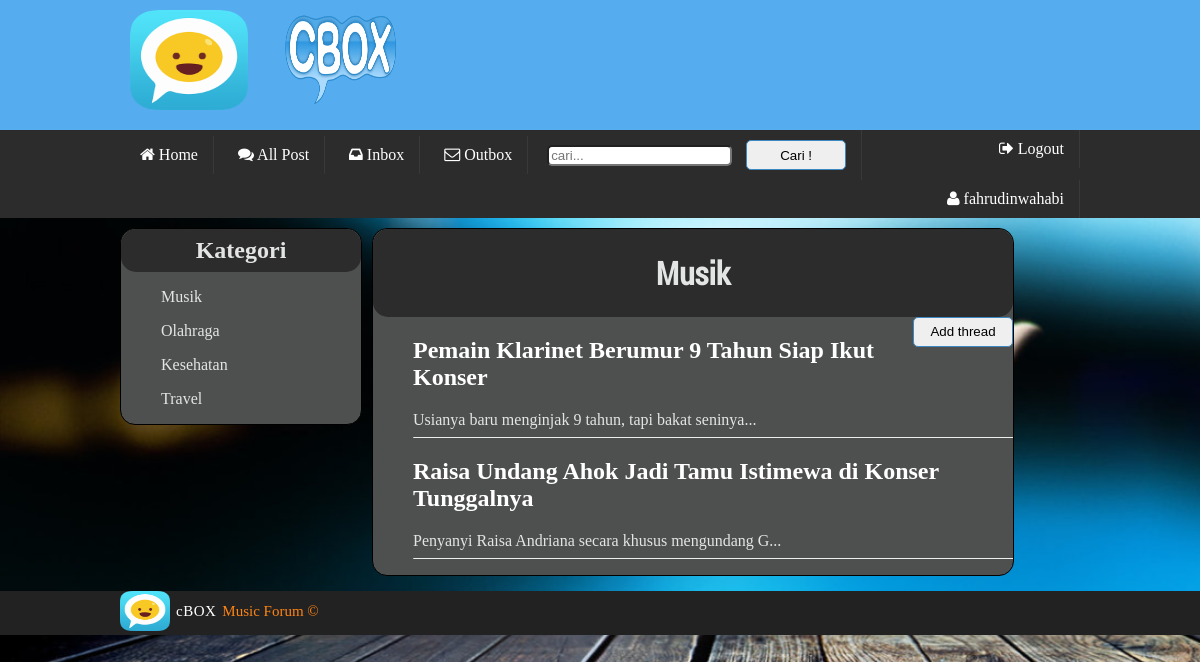
/konten.php?id=1 (signed in), run on the app's committed database.
### tables this page shows
CREATE TABLE IF NOT EXISTS `member` (
`id_member` int(11) NOT NULL,
  `password` varchar(100) NOT NULL,
  `nama` varchar(100) NOT NULL,
  `alamat` varchar(100) NOT NULL,
  `email` varchar(100) NOT NULL,
  `bio` text NOT NULL,
  `cp` varchar(100) NOT NULL,
  `foto` varchar(100) NOT NULL,
  `status` varchar(100) NOT NULL DEFAULT 'ENABLE'
);

CREATE TABLE IF NOT EXISTS `kategori` (
`id_kategori` int(11) NOT NULL,
  `nama_kategori` varchar(100) NOT NULL,
  `deskripsi` varchar(100) NOT NULL
);

CREATE TABLE IF NOT EXISTS `post` (
`id_post` int(11) NOT NULL,
  `judul` varchar(1000) NOT NULL,
  `isi` mediumtext NOT NULL,
  `id_kategori` int(11) NOT NULL,
  `waktu` datetime NOT NULL,
  `id_member` int(8) NOT NULL,
  `status` varchar(100) NOT NULL DEFAULT 'ENABLE'
);

### konten.php (the view, shortened to what this page needs)
<!DOCTYPE html>
<html>
<head>
	<link rel="stylesheet" type="text/css" href="style.css">
        <link rel="stylesheet" type="text/css" href="skeleton.css">
    <link rel="stylesheet" type="text/css" href="font-awesome-4.3.0/css/font-awesome.css">
</head>
<body>
<div class="nav-bar">
    <div class="nav-bar">
            <div class="container">
                <div class="title-bar-left column ten">
                    <img src="logo.png" class="logo">
                    <img src="cbox.png" class="logoin">
                </div>
            </div>
    </div>
    <div class="cat-bar">
            <div class="container">
                <?php
                    $id = $_SESSION['id'];
                    $query = "SELECT * FROM member WHERE id_member=$id";
                    $result = mysql_query($query);
                    $row = mysql_fetch_assoc($result);
                ?>
                <a href="index.php" class="a-cat"><i class="fa fa-home"></i> Home</a>
                <a href="all_post.php" class="a-cat"><i class="fa fa-comments"></i> All Post</a>
                <a href="inbox.php" class="a-cat"><i class="fa fa-inbox"></i> Inbox</a>
                <a href="outbox.php" class="a-cat"><i class="fa fa-envelope-o"></i> Outbox</a>
                <form class="a-cat" method="post" action="search.php"><input type="text" name="search" placeholder="cari..." required> <button type="submit">Cari !</button></form>
                <a href="logout.php" class="a-cat kananin"><i class="fa fa-sign-out"></i> Logout</a>
                <a href="profile.php" class="a-cat kananin"><i class="fa fa-user"></i> <?php  echo $row['nama']; ?></a>
            </div>
    </div>
	<div class="container">
		<div class="left-content">
			<h2 class="katagoriwarna">
				Kategori
			</h2>
				<?php
                        $query = "SELECT * FROM kategori";
                        $result = mysql_query($query);
                        while($row = mysql_fetch_assoc($result)){
                    ?>
				    <ul>
					<a href="konten.php?id=<?php echo $row['id_kategori']?>"><li><?php echo $row['nama_kategori']?></li></a>
					</ul>
                    <?php
                        }
                    ?>
		</div>
		<div class="right-content columns eleven">
                    <?php
                        $id = $_GET['id'];
                        $query = "SELECT * FROM kategori WHERE id_kategori = $id";
                        $result = mysql_query($query);
                        $row = mysql_fetch_assoc($result);
                    ?>
			<div class="katagoriwarnasatu" id="title"><h1><?php echo $row['nama_kategori']; ?></h1></div>
            <a href="isi_post_member.php?id=<?php echo $id; ?>" id="add_thread">
                    <button type="submit">Add thread</button>
                </a>
                    <?php
                        $id = $_GET['id'];
                        $query = "SELECT * FROM kategori k JOIN post a ON k.id_kategori = a.id_kategori WHERE k.id_kategori = $id";
                        $result = mysql_query($query);
                        while ($row = mysql_fetch_assoc($result)){
                    ?>
                    <ul>
					<a href="detail.php?id=<?php echo $row['id_post']; ?>"><li><h2><?php echo $row['judul']; ?></h2></li></a>
                        <?php echo substr($row['isi'], 0 , 50);
                        echo "...<br>";
                        ?>
                        <hr>
					</ul>
                    <?php
                        }
                    ?>
				</div>
		</div>
		<div class="foot">
		 <div class="footer">
            <div class="container">
            <img src="logo.png">
            <h3>cBOX</h3>
                <p>Music Forum &copy;</p>
            </div>
        </div>
        </div>
</body>
</html>

### style.css (style rules this page uses)
body { background-image: url(login.jpg); background-size: 1500px,1500px; background-attachment: fixed; }
body { margin: 0px; padding: 0px; }
.nav-bar { background-color: #55acee; width: 100%; height: 130px; }
#title { margin-top: 0px !important; }
.title-bar-left { display: inline-block; width: 35%; height: 100px; }
.title-bar-left .logo { width: inherit; height: inherit; position: relative; top: 10px; }
.title-bar-left .logoin { width: inherit; height: inherit; position: relative; top: 10px; }
.logoin { padding-left: 30px; }
.cat-bar { color: white; background-color: #2c2c2c; }
.a-cat { width: auto; padding-left: 15px; padding-right: 15px; padding-top: 10px; padding-bottom: 10px; display: inline-block; text-align: center; text-decoration: none; color: white; border-right: 1.5px solid #393939; border-left: none; margin-left: none; }
.footer { color: white; background-color: #222222; }
.footer img { width: 50px; height: 40px; }
.footer p { display: inline-block; margin: 0px; padding-left: 2px; color: #ff8414; font-size: 15px; position: relative; top : -15px; }
.footer h3 { display: inline-block; margin: 0px; padding-left: 2px; font-weight: 500; letter-spacing: 0.5px; font-size: 15px; position: relative; top : -15px; }
hr { border-top: 1px; }
i { padding-left: 5px; }
h1 { font-family: 'roboto-condensed'; }
.right-content { background-color:#4e4f4f; }
.right-content { color: #e3e5e5; height: auto; margin-left: 5px; margin-bottom: 15px; margin-right: 0px; margin-top: 10px; float: left; border: 1px solid black; border-radius: 15px; }
.right-content #title h1 { text-align: center; }
.left-content { color: #e3e5e5; height: auto; width: 240px; margin-right: 0px; margin-top: 10px; float: left; border: 1px solid black; border-radius: 15px; background-color:#4e4f4f; }
.left-content a { text-decoration: none; color: black; list-style-type: none; color: #e3e5e5; }
.right-content a { text-decoration: none; color: white; list-style-type: none; }
button { height: 30px; width: 100px; border: 1px, solid, #3b88c3; border-radius: 5px; cursor: pointer; margin-left: 10px; }
input { border-radius: 5px; }
a { text-decoration: none; color:black; }
h2.katagoriwarna { background-color: #2c2c2c; text-align: center; margin: 0px; border-radius: 15px; padding-bottom: 8px; padding-top: 8px; }
.kananin { float: right; }
.katagoriwarnasatu { background-color: #2c2c2c; text-align: center; margin: 0px; border-radius: 15px; padding-bottom: 1px; padding-top: 1px; }
a#add_thread { float: right; }

### skeleton.css (style rules this page uses)
.container { position: relative; width: 960px; margin: 0 auto; padding: 0; }
.container .column, .container .columns { float: left; display: inline; margin-left: 10px; margin-right: 10px; }
.container .eleven.columns { width: 640px; }
.container:after { content: "\0020"; display: block; height: 0; clear: both; visibility: hidden; }

### data on the page
member: nama "fahrudinwahabi"
kategori: nama_kategori "Musik"
kategori: nama_kategori "Olahraga"
kategori: nama_kategori "Kesehatan"
kategori: nama_kategori "Travel"
post: judul "Pemain Klarinet Berumur 9 Tahun Siap Ikut Konser", isi "Usianya baru menginjak 9 tahun, tapi bakat seninya"
post: judul "Raisa Undang Ahok Jadi Tamu Istimewa di Konser Tunggalnya", isi "Penyanyi Raisa Andriana secara khusus mengundang G"
